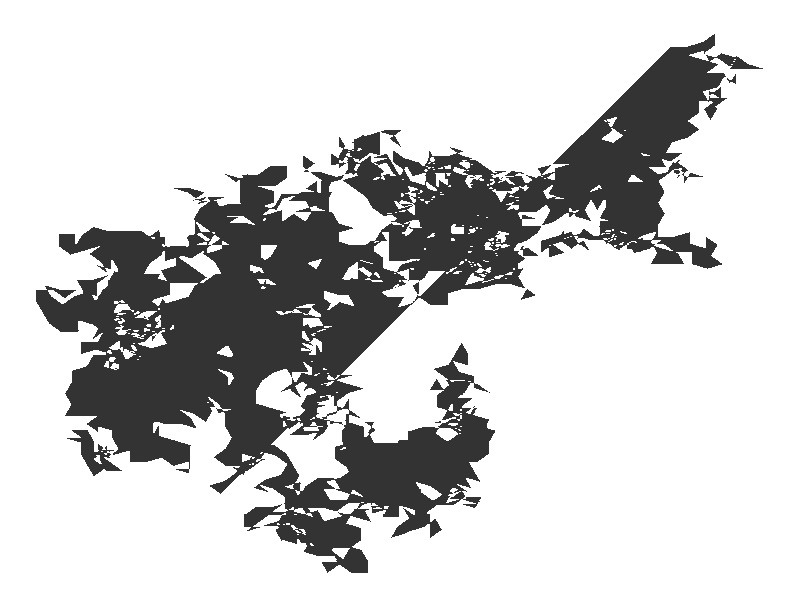

The R source for this figure:
## ---- chunk 1
knitr::opts_chunk$set(
  comment = NA, 
  echo = TRUE, 
  warning = TRUE, 
  message = TRUE, 
  fig.width = 8.5, 
  fig.height = 8.5,
  error = TRUE
)
## ---- chunk 2
# import libraries
library(ggplot2)
## ---- chunk 3
n <- 2500

df <- data.frame(x=0, y=0)

for (i in 2:n) {
  a <- sample(0:15, 1)
  df[i, 1] <- df[i - 1, 1] + (cos(pi / 8 * a))
  df[i, 2] <- df[i - 1, 2] + (sin(pi / 8 * a))
}

ggplot(df, aes(x, y)) +
  geom_polygon() +
  theme_void()
